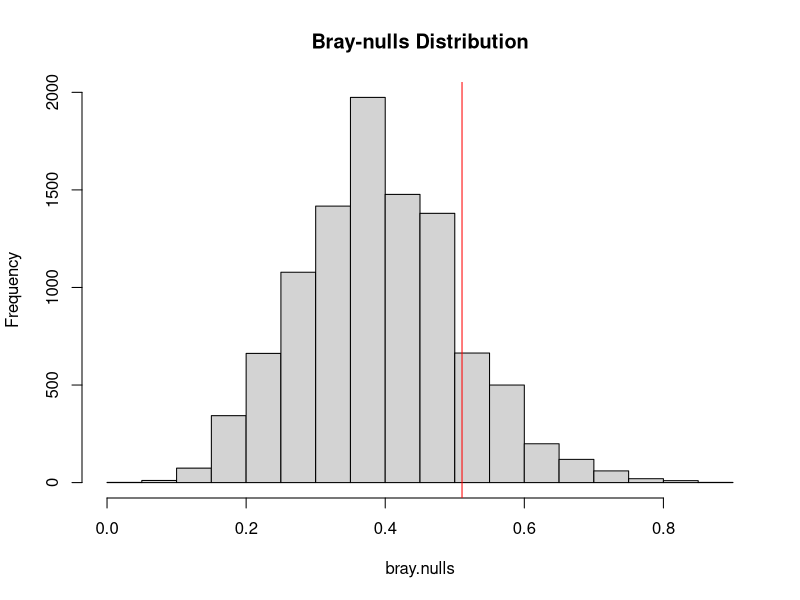

This figure's R source:
## ---- chunk 1
knitr::opts_chunk$set(echo = TRUE)
## ---- chunk 2
suppressMessages(library(vegan))
data("dune")
comm <- dune
comm <- comm[1:5, ]
comm <- comm[ , colSums(comm)>0]
comm <- comm[ , 1:8]
comm
## ---- chunk 3
x1 <- nullmodel(comm, "c0_ind")
x2 <- simulate(x1, nsim = 999)
x2
## ---- chunk 4
x2[ , , 1]
## ---- chunk 5
colSums(comm)
colSums(x2[ , , 1])
## ---- chunk 6
sum(comm)
sum(x2[ , , 1])

sum(colSums(comm)>0)
sum(colSums(x2[ , , 1])>0)
## ---- chunk 7
all(apply(x2, 3, colSums)>0)
## ---- chunk 8
rowSums(comm)
rowSums(x2[ , , 1])
## ---- chunk 9
bray.obs <- mean(vegdist(comm, "bray"))
bray.nulls <- apply(x2, 3, vegdist, "bray")
bray.exptd <- mean(bray.nulls)
bray.expt.sd <- sd(bray.nulls)
ses <- (bray.obs - bray.exptd)/bray.expt.sd
bray.obs
bray.exptd
bray.expt.sd
ses
## ---- chunk 10
hist(bray.nulls, main = "Bray-nulls Distribution")
abline(v = bray.obs, col = "red")
# Find the probablility that the observed mean bray distance
# is not significantly different from the expected mean bray distance.
rank.1 <- rank(c(bray.obs, bray.nulls))[1]
p.val <- rank.1/(length(bray.nulls)+1)
p.val
## ---- chunk 11
mean.bray <- function(x) mean(vegdist(x, "bray"))
rslt <- oecosimu(comm, mean.bray, method = "c0_ind", nsimul = 999)
rslt
